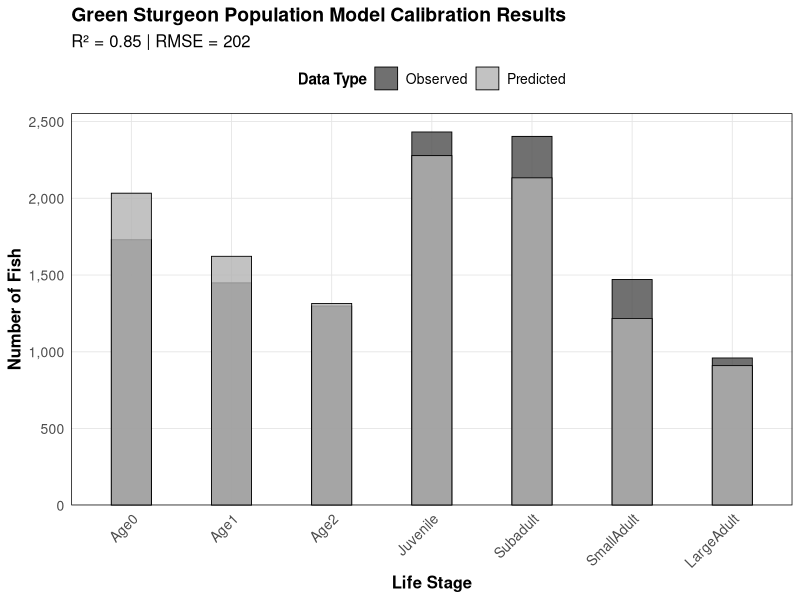
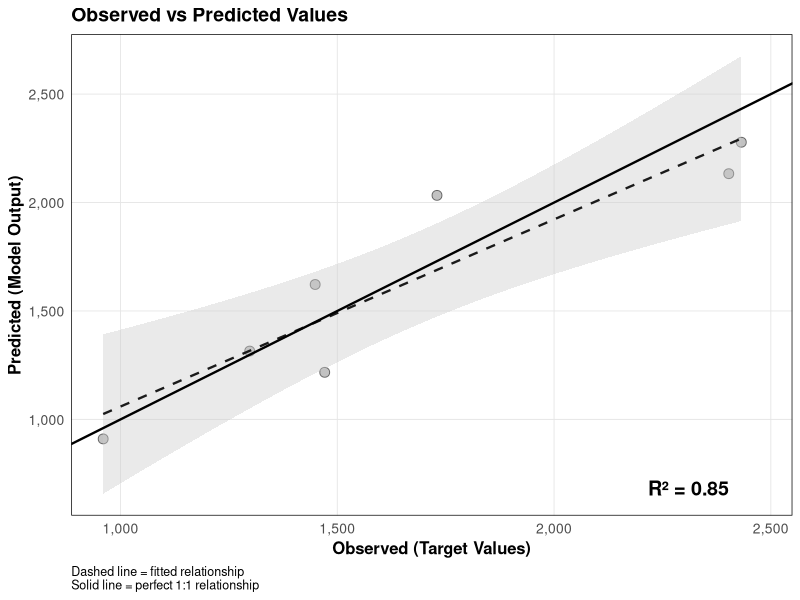

The R script that drew these images, in order:
library(ggplot2)
library(scales)

# Put in the data
observed <- c(1730, 1449, 1298, 2432, 2403, 1471, 960)  # Target values from Dudley et al. 2024
predicted <- c(2033, 1622, 1315, 2278, 2133, 1217, 910)  # My best calibration results
life_stages <- c("Age0", "Age1", "Age2", "Juvenile", "Subadult", "SmallAdult", "LargeAdult")

# Put everything into a dataframe
cal_data <- data.frame(
  LifeStage = factor(life_stages, levels = life_stages),
  Observed = observed,
  Predicted = predicted
)

# Calc R-squared and RMSE
correlation <- cor(observed, predicted)
r_squared <- correlation^2
rmse <- sqrt(mean((observed - predicted)^2))

# color palette for plotting
grayscale_colors <- c("Observed" = "gray30",      
                      "Predicted" = "gray70")     

# Figure 2 for Manuscript
p1 <- ggplot(cal_data, aes(x = LifeStage)) +
  geom_col(aes(y = Observed, fill = "Observed"), 
           position = position_dodge(width = 0.8), 
           width = 0.4, alpha = 0.8,
           color = "black", size = 0.3) +  # Add black outline
  geom_col(aes(y = Predicted, fill = "Predicted"), 
           position = position_dodge(width = 0.8), 
           width = 0.4, alpha = 0.8,
           color = "black", size = 0.3) +  # Add black outline
  scale_fill_manual(values = grayscale_colors) +
  labs(
    title = "Green Sturgeon Population Model Calibration Results",
    subtitle = paste0("R² = ", round(r_squared, 3), " | RMSE = ", round(rmse, 0)),
    x = "Life Stage",
    y = "Number of Fish",
    fill = "Data Type"
  ) +
  theme_minimal() +
  theme(
    axis.text.x = element_text(angle = 45, hjust = 1, size = 10),
    axis.text.y = element_text(size = 10),
    axis.title = element_text(size = 12, face = "bold"),
    legend.position = "top",
    legend.text = element_text(size = 10),
    legend.title = element_text(size = 11, face = "bold"),
    plot.title = element_text(size = 14, face = "bold"),
    plot.subtitle = element_text(size = 12),
    panel.grid.major = element_line(color = "gray90", size = 0.3),
    panel.grid.minor = element_blank(),
    panel.border = element_rect(color = "black", fill = NA, size = 0.5)
  ) +
  scale_y_continuous(labels = comma_format(), expand = expansion(mult = c(0, 0.05)))

print(p1)

# Observed vs predicted scatter plot (Not sure if I'll use this one yet)
p2 <- ggplot(cal_data, aes(x = Observed, y = Predicted)) +
  geom_point(size = 3, color = "gray30", alpha = 0.8, 
             stroke = 0.5, fill = "gray70", shape = 21) +  # Use filled circles
  geom_smooth(method = "lm", se = TRUE, color = "gray10", 
              fill = "gray80", linetype = "dashed", size = 0.8) +
  geom_abline(slope = 1, intercept = 0, color = "black", 
              linetype = "solid", size = 0.8) +
  annotate("text", x = max(observed) * 0.95, y = max(predicted) * 0.3, 
           label = paste0("R² = ", round(r_squared, 3)), 
           size = 5, fontface = "bold") +
  labs(
    title = "Observed vs Predicted Values",
    x = "Observed (Target Values)",
    y = "Predicted (Model Output)",
    caption = "Dashed line = fitted relationship\nSolid line = perfect 1:1 relationship"
  ) +
  theme_minimal() +
  theme(
    axis.text = element_text(size = 10),
    axis.title = element_text(size = 12, face = "bold"),
    plot.title = element_text(size = 14, face = "bold"),
    plot.caption = element_text(size = 9, hjust = 0),
    panel.grid.major = element_line(color = "gray90", size = 0.3),
    panel.grid.minor = element_blank(),
    panel.border = element_rect(color = "black", fill = NA, size = 0.5)
  ) +
  scale_x_continuous(labels = comma_format(), expand = expansion(mult = c(0.05, 0.08))) +
  scale_y_continuous(labels = comma_format())


print(p2)

# Print summary statistics
cat("=== CALIBRATION SUMMARY ===\n")
cat("R-squared:", round(r_squared, 3), "\n")
cat("Correlation:", round(correlation, 3), "\n")
cat("RMSE:", round(rmse, 0), "\n")
cat("Mean Absolute Error:", round(mean(abs(observed - predicted)), 0), "\n")
cat("Mean Percent Error:", round(mean(abs((predicted - observed)/observed) * 100), 1), "%\n")

# Create summary table for Supplement
cal_data$Difference <- predicted - observed
cal_data$Percent_Error <- round((cal_data$Difference / cal_data$Observed) * 100, 1)
print(cal_data)
